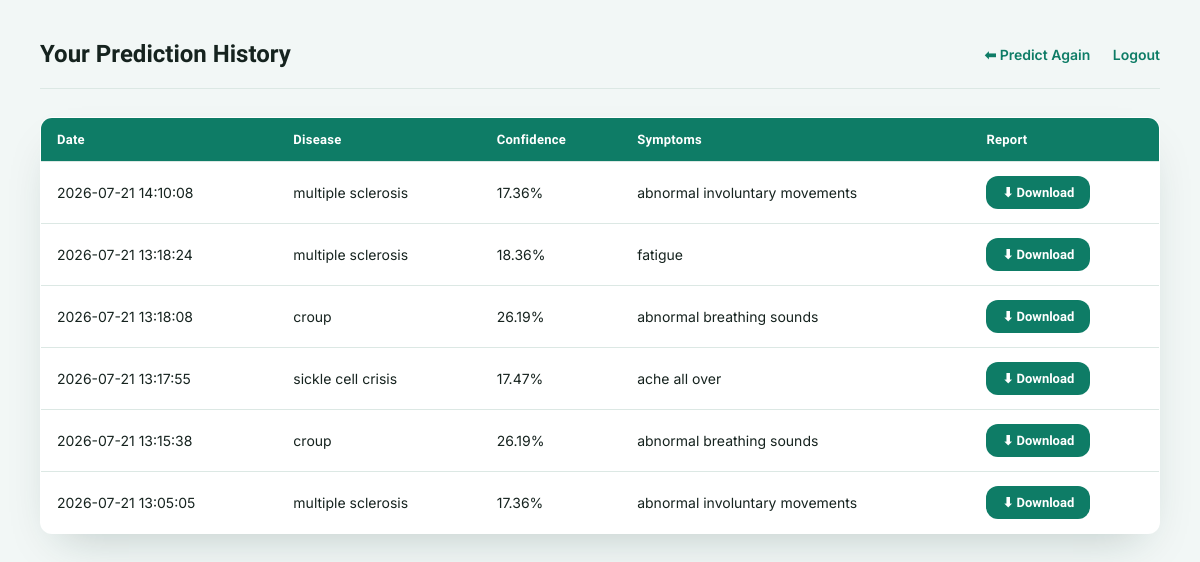
Screenshot of /history (signed in) with the database file from the repository.
### database/model.py (models this page shows, shortened)
class PredictionHistory(db.Model):
    __tablename__ = "prediction_history"
    id = db.Column(db.Integer, primary_key=True)
    user_id = db.Column(
        db.Integer,
        db.ForeignKey("users.id"),
        nullable=False
    )
    symptoms = db.Column(db.Text, nullable=False)
    predicted_disease = db.Column(
        db.String(150),
        nullable=False
    )
    confidence = db.Column(db.Float)
    prediction_date = db.Column(
        db.DateTime,
        server_default=db.func.now()
    )
    user = db.relationship(
    "User",
    backref=db.backref(
        "predictions",
        lazy=True,
        cascade="all, delete-orphan"
    )
)

### routes/auth.py (the view)
@auth.route("/history")
@login_required
def history():
    history = PredictionHistory.query.filter_by(
        user_id=current_user.id
    ).order_by(
        PredictionHistory.prediction_date.desc()
    ).all()
    return render_template(
        "user/history.html",
        history=history
    )

### app.py (called while the page is built)
@login_manager.user_loader
def load_user(user_id):
    return User.query.get(int(user_id))

### templates/user/history.html (shortened to what this page needs)
<!DOCTYPE html>
<html lang="en">
<head>
    <link rel="stylesheet" href="{{ url_for('static', filename='css/dashboard.css') }}">
</head>
<body>
<div class="navbar">
    <h2>Your Prediction History</h2>
    <div>
        <a href="{{ url_for('prediction.home') }}">⬅ Predict Again</a>
        <a href="{{ url_for('auth.logout') }}">Logout</a>
    </div>
</div>
<table>
    <tr>
        <th>Date</th>
        <th>Disease</th>
        <th>Confidence</th>
        <th>Symptoms</th>
        <th>Report</th>
    </tr>
    {% for item in history %}
    <tr>
        <td>{{ item.prediction_date }}</td>
        <td>{{ item.predicted_disease }}</td>
        <td>{{ item.confidence }}%</td>
        <td>{{ item.symptoms }}</td>
        <td><a class="btn" href="{{ url_for('reports.download_report', history_id=item.id) }}">⬇ Download</a></td>
    </tr>
    {% endfor %}
</table>
</body>
</html>

### static/css/dashboard.css (style rules this page uses)
:root { --bg: #f2f7f6; --surface: #ffffff; --primary: #0e7c66; --primary-dark: #095b4b; --accent: #e8895c; --danger: #d64545; --danger-dark: #b3352f; --text: #16231f; --muted: #64766f; --border: #dce8e4; --radius-lg: 20px; --radius-md: 12px; --shadow: 0 20px 45px -20px rgba(14, 55, 46, 0.25); }
* { box-sizing: border-box; }
body { font-family: 'Inter', -apple-system, Arial, sans-serif; background: var(--bg); color: var(--text); margin: 0; padding: 40px; }
h2, h3 { font-family: 'Sora', sans-serif; }
.navbar { display: flex; justify-content: space-between; align-items: center; margin-bottom: 28px; padding-bottom: 20px; border-bottom: 1px solid var(--border); }
.navbar h2 { margin: 0; font-weight: 700; color: var(--text); }
.navbar a { color: var(--primary); text-decoration: none; margin-left: 18px; font-weight: 600; font-size: 14px; transition: color 0.15s ease; }
table { width: 100%; border-collapse: collapse; background: var(--surface); border-radius: var(--radius-md); overflow: hidden; box-shadow: var(--shadow); border: 1px solid var(--border); }
th, td { border-bottom: 1px solid var(--border); padding: 14px 16px; text-align: left; font-size: 14px; }
th { background: var(--primary); color: #fff; font-family: 'Sora', sans-serif; font-weight: 700; font-size: 13px; letter-spacing: 0.02em; }
tr:last-child td { border-bottom: none; }
.btn { display: inline-block; padding: 9px 16px; background: var(--primary); color: #fff; border-radius: var(--radius-md); text-decoration: none; font-family: 'Sora', sans-serif; font-weight: 700; font-size: 13px; transition: background 0.15s ease, transform 0.15s ease; }

### rows the page displays
PredictionHistory: prediction_date "2026-07-21 14:10:08", predicted_disease "multiple sclerosis", confidence "17.36", symptoms "abnormal involuntary movements"
PredictionHistory: prediction_date "2026-07-21 13:18:24", predicted_disease "multiple sclerosis", confidence "18.36", symptoms "fatigue"
PredictionHistory: prediction_date "2026-07-21 13:18:08", predicted_disease "croup", confidence "26.19", symptoms "abnormal breathing sounds"
PredictionHistory: prediction_date "2026-07-21 13:17:55", predicted_disease "sickle cell crisis", confidence "17.47", symptoms "ache all over"
PredictionHistory: prediction_date "2026-07-21 13:15:38", predicted_disease "croup", confidence "26.19", symptoms "abnormal breathing sounds"
PredictionHistory: prediction_date "2026-07-21 13:05:05", predicted_disease "multiple sclerosis", confidence "17.36", symptoms "abnormal involuntary movements"
